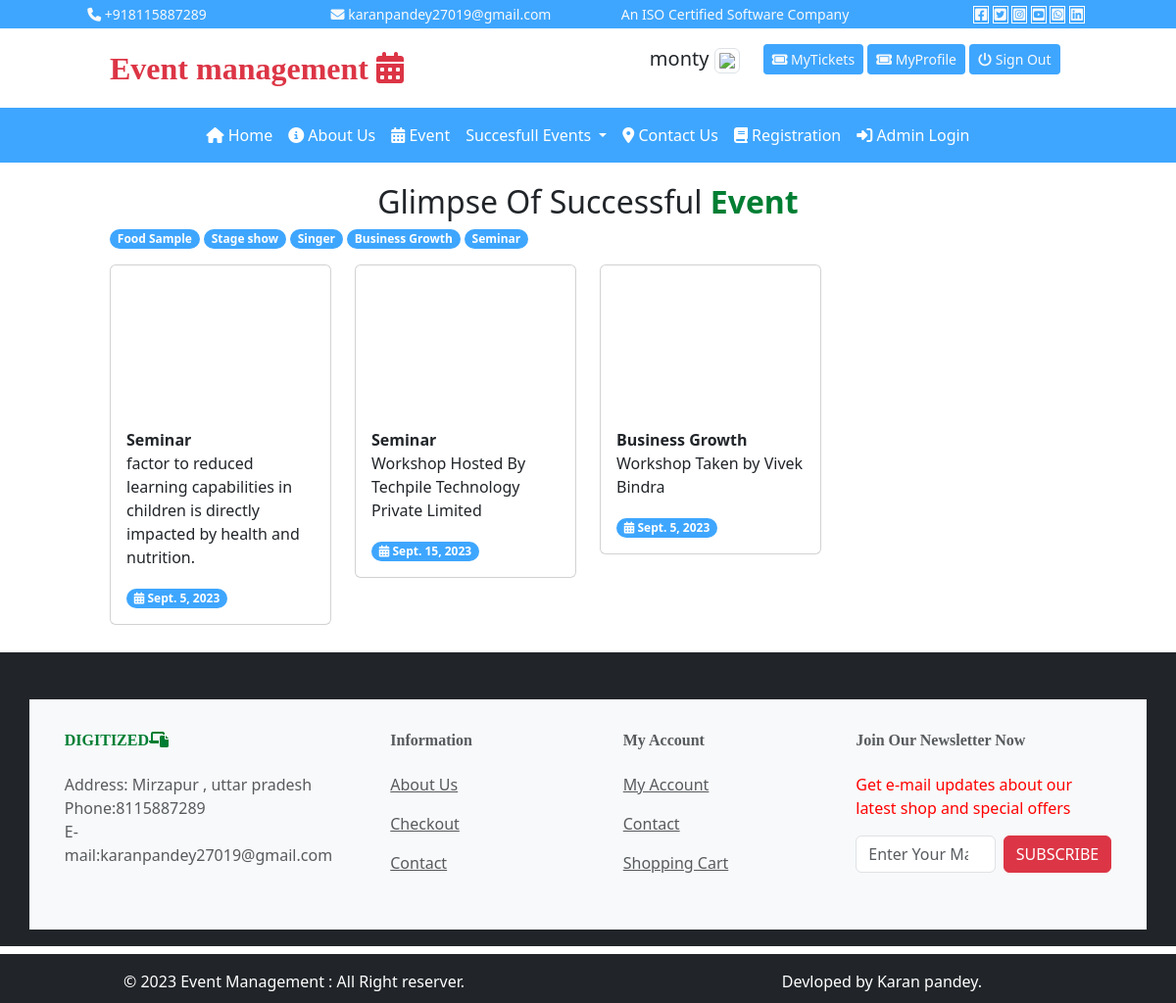
/user/videogallery/ (signed in), run on the app's committed database.
### user/models.py (models this page shows)
class category(models.Model):
    cname=models.CharField(max_length=200,null=True)
    cpic=models.ImageField(upload_to='static/category/',null=True)
    cdate=models.DateField()
    def __str__(self):
        return self.cname

class videogallery(models.Model):
    category=models.ForeignKey(category,on_delete=models.CASCADE)
    vlink=models.TextField(null=True)
    vdate=models.DateField()
    event_des=models.TextField(null=True)

### user/views.py (the view)
# urls.py: path('videogallery/',views.vgallery),
def vgallery(request):
    cid=request.GET.get('x')
    cdata=category.objects.all().order_by('-id')
    if cid is not None:
        vdata=videogallery.objects.filter(category=cid)
    else:
        vdata=videogallery.objects.all().order_by('-id')
    mydict={
        "cdata":cdata,
        "vdata":vdata,
    }
    return render(request,'user/vgallery.html',mydict)

### templates/user/vgallery.html
{% extends 'base.html'%}
{% load  static %}
{% block content %}
<div class="text-center fs-2">
    Glimpse Of Successful<b class="txt-mycolor"> Event</b>
</div>
<div class="row">
    <div class="col-sm-10 mx-auto">
        <div class="row">
            <div class="col-sm-12">
                {% for a in cdata %}
                <a href="/user/videogallery?x={{a.id}}" class="badge bg-mycolor rounded-pill" style="text-decoration:none;">{{a.cname}}</a>
                {% endfor %}
                 </div>
        </div>
        <div class="row mt-3">
                {% for a in vdata %}
            <div class="col-sm-3">
            <div class="card">
                <iframe class="img-card-top" src="{{a.vlink}}" title="YouTube video player" frameborder="0" allow="accelerometer; autoplay; clipboard-write; encrypted-media; gyroscope; picture-in-picture; web-share" allowfullscreen></iframe>
                <div class="card-body">
                    <b>{{a.category}}</b>
                    <p>{{a.event_des}}</p>
                     <span class="badge bg-mycolor rounded-pill">
              <i class="fa-solid fa-calendar-days"></i>
           {{a.vdate}}
              </span>
                </div>
            </div>
            </div>
            {% endfor %}
        </div>
    </div>
</div>
{% endblock %}

### templates/base.html (style rules this page uses)
:root { --bgcolor:#3ea6ff; --txtcolor:#007E33; }
.bg-mycolor { background:var(--bgcolor) !important; }
.txt-mycolor { color:var(--txtcolor); }

### data on the page
category: cname "Food Sample"
category: cname "Stage show"
category: cname "Singer"
category: cname "Business Growth"
category: cname "Seminar"
videogallery: category "Seminar", event_des "factor to reduced learning capabilities in children is directly impacted by health and nutrition.", vdate "Sept. 5, 2023"
videogallery: category "Seminar", event_des "Workshop Hosted By Techpile Technology Private Limited", vdate "Sept. 15, 2023"
videogallery: category "Business Growth", event_des "Workshop Taken by Vivek Bindra", vdate "Sept. 5, 2023"

### other printed values
{{ request.session.username }} "monty"
